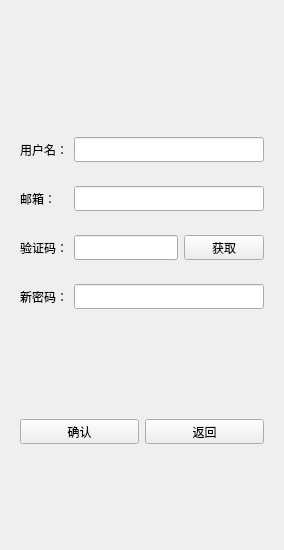
<?xml version="1.0" encoding="UTF-8"?>
<ui version="4.0">
 <class>ResetDialog</class>
 <widget class="QDialog" name="ResetDialog">
  <property name="geometry">
   <rect>
    <x>0</x>
    <y>0</y>
    <width>284</width>
    <height>550</height>
   </rect>
  </property>
  <property name="windowTitle">
   <string>Dialog</string>
  </property>
  <layout class="QVBoxLayout" name="verticalLayout">
   <item>
    <spacer name="verticalSpacer">
     <property name="orientation">
      <enum>Qt::Vertical</enum>
     </property>
     <property name="sizeHint" stdset="0">
      <size>
       <width>20</width>
       <height>40</height>
      </size>
     </property>
    </spacer>
   </item>
   <item>
    <widget class="QLabel" name="err_tip">
     <property name="minimumSize">
      <size>
       <width>0</width>
       <height>25</height>
      </size>
     </property>
     <property name="maximumSize">
      <size>
       <width>16777215</width>
       <height>25</height>
      </size>
     </property>
     <property name="text">
      <string/>
     </property>
     <property name="alignment">
      <set>Qt::AlignCenter</set>
     </property>
    </widget>
   </item>
   <item>
    <widget class="QWidget" name="widget" native="true">
     <layout class="QHBoxLayout" name="horizontalLayout">
      <item>
       <widget class="QLabel" name="user_lb">
        <property name="minimumSize">
         <size>
          <width>0</width>
          <height>25</height>
         </size>
        </property>
        <property name="maximumSize">
         <size>
          <width>16777215</width>
          <height>25</height>
         </size>
        </property>
        <property name="text">
         <string>用户名：</string>
        </property>
       </widget>
      </item>
      <item>
       <widget class="QLineEdit" name="user_edit">
        <property name="minimumSize">
         <size>
          <width>0</width>
          <height>25</height>
         </size>
        </property>
        <property name="maximumSize">
         <size>
          <width>16777215</width>
          <height>25</height>
         </size>
        </property>
       </widget>
      </item>
     </layout>
    </widget>
   </item>
   <item>
    <widget class="QWidget" name="widget_2" native="true">
     <layout class="QHBoxLayout" name="horizontalLayout_2">
      <item>
       <widget class="QLabel" name="email_lb">
        <property name="minimumSize">
         <size>
          <width>48</width>
          <height>25</height>
         </size>
        </property>
        <property name="maximumSize">
         <size>
          <width>48</width>
          <height>25</height>
         </size>
        </property>
        <property name="text">
         <string>邮箱：</string>
        </property>
       </widget>
      </item>
      <item>
       <widget class="QLineEdit" name="email_edit">
        <property name="minimumSize">
         <size>
          <width>0</width>
          <height>25</height>
         </size>
        </property>
        <property name="maximumSize">
         <size>
          <width>16777215</width>
          <height>25</height>
         </size>
        </property>
       </widget>
      </item>
     </layout>
    </widget>
   </item>
   <item>
    <widget class="QWidget" name="widget_3" native="true">
     <layout class="QHBoxLayout" name="horizontalLayout_3">
      <item>
       <widget class="QLabel" name="varify_lb">
        <property name="minimumSize">
         <size>
          <width>0</width>
          <height>25</height>
         </size>
        </property>
        <property name="maximumSize">
         <size>
          <width>16777215</width>
          <height>25</height>
         </size>
        </property>
        <property name="text">
         <string>验证码：</string>
        </property>
       </widget>
      </item>
      <item>
       <widget class="QLineEdit" name="varify_edit">
        <property name="minimumSize">
         <size>
          <width>0</width>
          <height>25</height>
         </size>
        </property>
        <property name="maximumSize">
         <size>
          <width>16777215</width>
          <height>25</height>
         </size>
        </property>
       </widget>
      </item>
      <item>
       <widget class="TimerBtn" name="varify_btn">
        <property name="minimumSize">
         <size>
          <width>0</width>
          <height>25</height>
         </size>
        </property>
        <property name="maximumSize">
         <size>
          <width>16777215</width>
          <height>25</height>
         </size>
        </property>
        <property name="text">
         <string>获取</string>
        </property>
        <property name="autoDefault">
         <bool>false</bool>
        </property>
       </widget>
      </item>
     </layout>
    </widget>
   </item>
   <item>
    <widget class="QWidget" name="widget_4" native="true">
     <layout class="QHBoxLayout" name="horizontalLayout_4">
      <item>
       <widget class="QLabel" name="pwd_lb">
        <property name="minimumSize">
         <size>
          <width>0</width>
          <height>25</height>
         </size>
        </property>
        <property name="maximumSize">
         <size>
          <width>16777215</width>
          <height>25</height>
         </size>
        </property>
        <property name="text">
         <string>新密码：</string>
        </property>
       </widget>
      </item>
      <item>
       <widget class="QLineEdit" name="pwd_edit">
        <property name="minimumSize">
         <size>
          <width>0</width>
          <height>25</height>
         </size>
        </property>
        <property name="maximumSize">
         <size>
          <width>16777215</width>
          <height>25</height>
         </size>
        </property>
       </widget>
      </item>
     </layout>
    </widget>
   </item>
   <item>
    <spacer name="verticalSpacer_2">
     <property name="orientation">
      <enum>Qt::Vertical</enum>
     </property>
     <property name="sizeHint" stdset="0">
      <size>
       <width>20</width>
       <height>40</height>
      </size>
     </property>
    </spacer>
   </item>
   <item>
    <widget class="QWidget" name="widget_5" native="true">
     <layout class="QHBoxLayout" name="horizontalLayout_5">
      <item>
       <widget class="QPushButton" name="sure_btn">
        <property name="minimumSize">
         <size>
          <width>0</width>
          <height>25</height>
         </size>
        </property>
        <property name="maximumSize">
         <size>
          <width>16777215</width>
          <height>25</height>
         </size>
        </property>
        <property name="text">
         <string>确认</string>
        </property>
        <property name="autoDefault">
         <bool>false</bool>
        </property>
       </widget>
      </item>
      <item>
       <widget class="QPushButton" name="return_btn">
        <property name="minimumSize">
         <size>
          <width>0</width>
          <height>25</height>
         </size>
        </property>
        <property name="maximumSize">
         <size>
          <width>16777215</width>
          <height>25</height>
         </size>
        </property>
        <property name="text">
         <string>返回</string>
        </property>
        <property name="autoDefault">
         <bool>false</bool>
        </property>
       </widget>
      </item>
     </layout>
    </widget>
   </item>
   <item>
    <spacer name="verticalSpacer_3">
     <property name="orientation">
      <enum>Qt::Vertical</enum>
     </property>
     <property name="sizeHint" stdset="0">
      <size>
       <width>20</width>
       <height>40</height>
      </size>
     </property>
    </spacer>
   </item>
  </layout>
 </widget>
 <customwidgets>
  <customwidget>
   <class>TimerBtn</class>
   <extends>QPushButton</extends>
   <header>TimerBtn.hpp</header>
  </customwidget>
 </customwidgets>
 <resources/>
 <connections/>
</ui>
